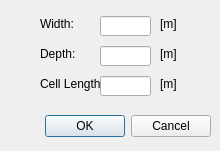
<?xml version="1.0" encoding="UTF-8"?>
<ui version="4.0">
 <class>TerrainSizeInputDialog</class>
 <widget class="QDialog" name="TerrainSizeInputDialog">
  <property name="geometry">
   <rect>
    <x>0</x>
    <y>0</y>
    <width>220</width>
    <height>151</height>
   </rect>
  </property>
  <property name="windowTitle">
   <string>Dialog</string>
  </property>
  <widget class="QWidget" name="layoutWidget">
   <property name="geometry">
    <rect>
     <x>10</x>
     <y>110</y>
     <width>201</width>
     <height>33</height>
    </rect>
   </property>
   <layout class="QHBoxLayout">
    <property name="spacing">
     <number>6</number>
    </property>
    <property name="leftMargin">
     <number>0</number>
    </property>
    <property name="topMargin">
     <number>0</number>
    </property>
    <property name="rightMargin">
     <number>0</number>
    </property>
    <property name="bottomMargin">
     <number>0</number>
    </property>
    <item>
     <spacer>
      <property name="orientation">
       <enum>Qt::Horizontal</enum>
      </property>
      <property name="sizeHint" stdset="0">
       <size>
        <width>31</width>
        <height>31</height>
       </size>
      </property>
     </spacer>
    </item>
    <item>
     <widget class="QPushButton" name="okButton">
      <property name="text">
       <string>OK</string>
      </property>
     </widget>
    </item>
    <item>
     <widget class="QPushButton" name="cancelButton">
      <property name="text">
       <string>Cancel</string>
      </property>
     </widget>
    </item>
   </layout>
  </widget>
  <widget class="QLabel" name="label">
   <property name="geometry">
    <rect>
     <x>40</x>
     <y>16</y>
     <width>41</width>
     <height>16</height>
    </rect>
   </property>
   <property name="text">
    <string>Width:</string>
   </property>
  </widget>
  <widget class="QLineEdit" name="lineEditWidth">
   <property name="geometry">
    <rect>
     <x>100</x>
     <y>16</y>
     <width>51</width>
     <height>20</height>
    </rect>
   </property>
  </widget>
  <widget class="QLabel" name="label_2">
   <property name="geometry">
    <rect>
     <x>160</x>
     <y>16</y>
     <width>21</width>
     <height>16</height>
    </rect>
   </property>
   <property name="text">
    <string>[m]</string>
   </property>
  </widget>
  <widget class="QLabel" name="label_3">
   <property name="geometry">
    <rect>
     <x>40</x>
     <y>46</y>
     <width>41</width>
     <height>16</height>
    </rect>
   </property>
   <property name="text">
    <string>Depth:</string>
   </property>
  </widget>
  <widget class="QLineEdit" name="lineEditDepth">
   <property name="geometry">
    <rect>
     <x>100</x>
     <y>46</y>
     <width>51</width>
     <height>20</height>
    </rect>
   </property>
  </widget>
  <widget class="QLabel" name="label_4">
   <property name="geometry">
    <rect>
     <x>160</x>
     <y>46</y>
     <width>21</width>
     <height>16</height>
    </rect>
   </property>
   <property name="text">
    <string>[m]</string>
   </property>
  </widget>
  <widget class="QLabel" name="label_5">
   <property name="geometry">
    <rect>
     <x>40</x>
     <y>76</y>
     <width>61</width>
     <height>16</height>
    </rect>
   </property>
   <property name="text">
    <string>Cell Length:</string>
   </property>
  </widget>
  <widget class="QLineEdit" name="lineEditCellLength">
   <property name="geometry">
    <rect>
     <x>100</x>
     <y>76</y>
     <width>51</width>
     <height>20</height>
    </rect>
   </property>
  </widget>
  <widget class="QLabel" name="label_6">
   <property name="geometry">
    <rect>
     <x>160</x>
     <y>76</y>
     <width>21</width>
     <height>16</height>
    </rect>
   </property>
   <property name="text">
    <string>[m]</string>
   </property>
  </widget>
 </widget>
 <resources/>
 <connections>
  <connection>
   <sender>okButton</sender>
   <signal>clicked()</signal>
   <receiver>Dialog</receiver>
   <slot>accept()</slot>
   <hints>
    <hint type="sourcelabel">
     <x>278</x>
     <y>253</y>
    </hint>
    <hint type="destinationlabel">
     <x>96</x>
     <y>254</y>
    </hint>
   </hints>
  </connection>
  <connection>
   <sender>cancelButton</sender>
   <signal>clicked()</signal>
   <receiver>Dialog</receiver>
   <slot>reject()</slot>
   <hints>
    <hint type="sourcelabel">
     <x>369</x>
     <y>253</y>
    </hint>
    <hint type="destinationlabel">
     <x>179</x>
     <y>282</y>
    </hint>
   </hints>
  </connection>
 </connections>
</ui>
